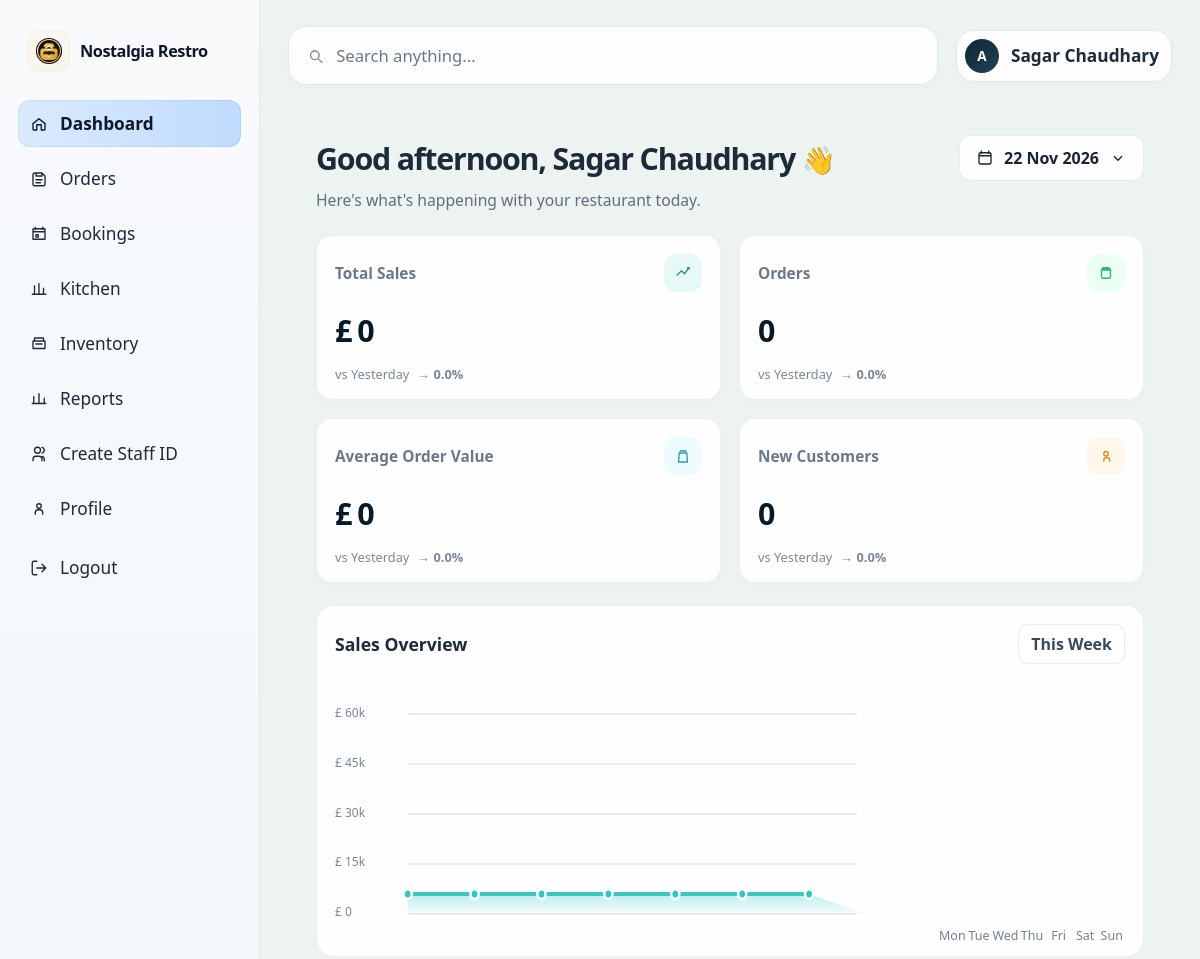
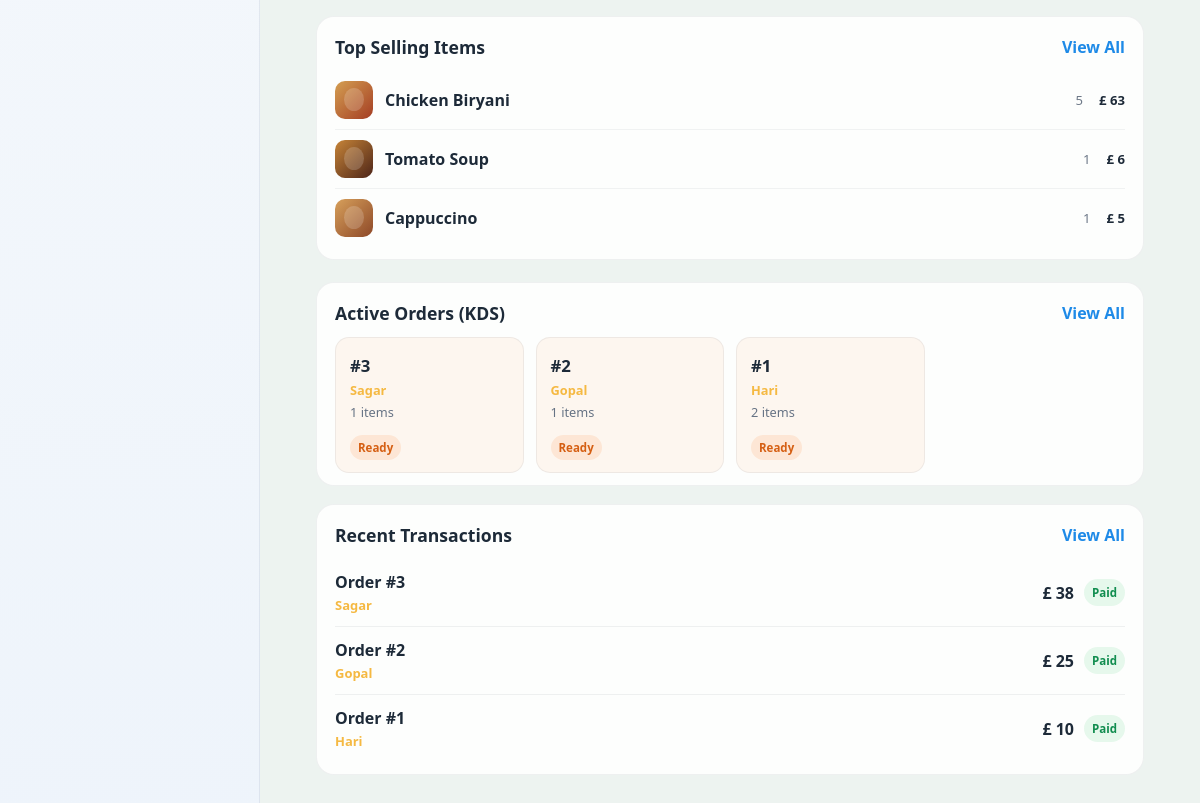
The page / (signed in) on the database its author committed (2 pictures, top to bottom).
### restaurant/models.py (models this page shows, shortened)
class CustomUser(AbstractUser):
    ROLE_CHOICES = [
        ("admin", "Admin"),
        ("manager", "Manager"),
        ("waiter", "Waiter"),
        ("cashier", "Cashier"),
        ("kitchen_staff", "Kitchen Staff"),
        ("inventory_staff", "Inventory Staff"),
    ]
    role = models.CharField(max_length=30, choices=ROLE_CHOICES, default="waiter")
    phone_number = models.CharField(max_length=20, blank=True, default="")
    profile_picture = models.ImageField(upload_to="profile_pictures/", blank=True)

class MenuItem(models.Model):
    CATEGORY_CHOICES = [
        ("indian", "Indian Cuisine"),
        ("nepali", "Nepali Cuisine"),
        ("british", "British Cuisine"),
        ("italian", "Italian Cuisine"),
        ("fast_food", "Fast Food & Starters"),
        ("dessert", "Desserts"),
        ("starter", "Starter"),
        ("main", "Main Course"),
        ("beverage", "Beverage"),
    ]
    name = models.CharField(max_length=100)
    description = models.TextField(blank=True)
    category = models.CharField(max_length=20, choices=CATEGORY_CHOICES, default="main")
    price = models.DecimalField(max_digits=8, decimal_places=2)
    is_available = models.BooleanField(default=True)
    class Meta:
        ordering = ["category", "name"]

class Order(models.Model):
    ORDER_TYPE_CHOICES = [
        ("dine_in", "Dine In"),
        ("takeaway", "Takeaway"),
    ]
    STATUS_CHOICES = [
        ("pending", "Pending"),
        ("preparing", "Preparing"),
        ("ready", "Ready"),
    ]
    customer_name = models.CharField(max_length=120, default="Walk-in Customer")
    order_type = models.CharField(max_length=20, choices=ORDER_TYPE_CHOICES, default="dine_in")
    table_number = models.PositiveIntegerField(null=True, blank=True)
    status = models.CharField(max_length=20, choices=STATUS_CHOICES, default="pending")
    notes = models.TextField(blank=True)
    created_at = models.DateTimeField(auto_now_add=True)
    total_amount = models.DecimalField(max_digits=10, decimal_places=2, default=0)
    class Meta:
        ordering = ["-created_at"]

class Payment(models.Model):
    METHOD_CHOICES = [
        ("cash", "Cash"),
        ("qr", "QR Payment"),
        ("card", "Card"),
    ]
    order = models.OneToOneField(Order, on_delete=models.CASCADE, related_name="payment")
    payment_method = models.CharField(max_length=20, choices=METHOD_CHOICES, default="cash")
    amount = models.DecimalField(max_digits=10, decimal_places=2)
    paid_at = models.DateTimeField(default=timezone.now)

### restaurant/views.py (the view)
        def wrapped_view(request, *args, **kwargs):
            if not request.user.is_authenticated:
                return redirect("login")
            if not request.user.is_active:
                return redirect("login")
            if roles and request.user.role not in roles:
                messages.warning(request, "You do not have permission to access that page.")
                return redirect("dashboard")
            return view_func(request, *args, **kwargs)

### restaurant/templates/restaurant/dashboard_admin.html (shortened to what this page needs)
{% extends 'restaurant/base.html' %}
{% load static %}
{% block content %}
  <main class="dashboard-body">
        <div class="dashboard-topline">
          {% now "G" as current_hour %}
          <h1>
            {% if current_hour|add:"0" < 12 %}
              Good morning,
            {% elif current_hour|add:"0" < 18 %}
              Good afternoon,
            {% else %}
              Good evening,
            {% endif %}
            {{ user.get_full_name|default:user.username }} <span>👋</span>
          </h1>
          <button class="date-pill" type="button">
            <svg viewBox="0 0 24 24" aria-hidden="true"><path d="M7 3v3M17 3v3M4 9h16M6 5h12a2 2 0 0 1 2 2v11a2 2 0 0 1-2 2H6a2 2 0 0 1-2-2V7a2 2 0 0 1 2-2Z"/></svg>
            {% now "d M Y" %}
            <svg viewBox="0 0 24 24" aria-hidden="true"><path d="m7 10 5 5 5-5"/></svg>
          </button>
        </div>
        <p class="subtitle">Here's what's happening with your restaurant today.</p>
        <section class="stats-grid" aria-label="Sales summary" data-stats-url="{% url 'dashboard_stats' %}">
          <article class="stat-card">
            <div class="card-head"><span>Total Sales</span><span class="mini-badge positive"><svg viewBox="0 0 24 24" aria-hidden="true"><path d="M4 15l6-6 4 4 6-8"/><path d="M18 5h2v2"/></svg></span></div>
            <div class="stat-number" data-stat-value="sales">£ {{ dashboard_stats.sales.value|floatformat:0 }}</div>
            <div class="stat-meta"><span>vs Yesterday</span><strong data-stat-change="sales" class="{{ dashboard_stats.sales.trend }}">{{ dashboard_stats.sales.label }}</strong></div>
          </article>
          <article class="stat-card">
            <div class="card-head"><span>Orders</span><span class="mini-badge green"><svg viewBox="0 0 24 24" aria-hidden="true"><path d="M6 7h12v10a2 2 0 0 1-2 2H8a2 2 0 0 1-2-2V7Zm2-2h8l1 3H7l1-3Z"/></svg></span></div>
            <div class="stat-number" data-stat-value="orders">{{ dashboard_stats.orders.value }}</div>
            <div class="stat-meta"><span>vs Yesterday</span><strong data-stat-change="orders" class="{{ dashboard_stats.orders.trend }}">{{ dashboard_stats.orders.label }}</strong></div>
          </article>
          <article class="stat-card">
            <div class="card-head"><span>Average Order Value</span><span class="mini-badge teal"><svg viewBox="0 0 24 24" aria-hidden="true"><path d="M7 8h10l1 12H6L7 8Zm3-3h4a2 2 0 0 1 2 2v1H8V7a2 2 0 0 1 2-2Z"/></svg></span></div>
            <div class="stat-number" data-stat-value="average_order_value">£ {{ dashboard_stats.average_order_value.value|floatformat:0 }}</div>
            <div class="stat-meta"><span>vs Yesterday</span><strong data-stat-change="average_order_value" class="{{ dashboard_stats.average_order_value.trend }}">{{ dashboard_stats.average_order_value.label }}</strong></div>
          </article>
          <article class="stat-card">
            <div class="card-head"><span>New Customers</span><span class="mini-badge amber"><svg viewBox="0 0 24 24" aria-hidden="true"><path d="M9 19v-1a4 4 0 0 1 4-4h0a4 4 0 0 1 4 4v1M9 9a3 3 0 1 1 6 0 3 3 0 0 1-6 0Z"/></svg></span></div>
            <div class="stat-number" data-stat-value="new_customers">{{ dashboard_stats.new_customers.value }}</div>
            <div class="stat-meta"><span>vs Yesterday</span><strong data-stat-change="new_customers" class="{{ dashboard_stats.new_customers.trend }}">{{ dashboard_stats.new_customers.label }}</strong></div>
          </article>
        </section>
        <section class="analytics-grid">
          <article class="panel sales-panel">
            <div class="panel-head"><h2>Sales Overview</h2><button type="button" class="dropdown-button">This Week</button></div>
            <div class="sales-chart" aria-label="Sales trend chart">
              <div class="y-axis-labels"><span>£ 60k</span><span>£ 45k</span><span>£ 30k</span><span>£ 15k</span><span>£ 0</span></div>
              <svg viewBox="0 0 620 260" preserveAspectRatio="none" role="img" aria-label="Weekly sales chart">
                <defs>
                  <linearGradient id="salesFill" x1="0" x2="0" y1="0" y2="1">
                    <stop offset="0%" stop-color="#67d9d9" stop-opacity="0.42"/>
                    <stop offset="100%" stop-color="#67d9d9" stop-opacity="0.06"/>
                  </linearGradient>
                </defs>
                <g class="chart-grid-lines">
                  <line x1="40" x2="590" y1="30" y2="30"/>
                  <line x1="40" x2="590" y1="80" y2="80"/>
                  <line x1="40" x2="590" y1="130" y2="130"/>
                  <line x1="40" x2="590" y1="180" y2="180"/>
                  <line x1="40" x2="590" y1="230" y2="230"/>
                </g>
                <path d="{{ chart_fill }}" fill="url(#salesFill)"/>
                <path d="{{ chart_line }}" fill="none" stroke="#3dc5c3" stroke-width="4" stroke-linecap="round" stroke-linejoin="round"/>
                <g class="chart-points">
                  {% for point in chart_points %}
                    <circle cx="{{ point.x }}" cy="{{ point.y }}" r="5"/>
                  {% endfor %}
                </g>
              </svg>
              <div class="x-axis-labels">
                {% for point in sales_data %}<span>{{ point.label }}</span>{% endfor %}
              </div>
            </div>
          </article>
          <article class="panel top-items-panel">
            <div class="panel-head"><h2>Top Selling Items</h2><a href="{% url 'top_selling_items' %}">View All</a></div>
            <ul class="top-items">
              {% for item in top_items %}
                <li>
                  <div class="food-name">
                    <span class="food-thumb {% cycle 'pizza' 'biryani' 'burger' 'pasta' 'dosa' %}"></span>
                    <span>{{ item.display_name }}</span>
                  </div>
                  <div class="food-metrics"><span>{{ item.quantity }}</span><strong>£ {{ item.revenue|floatformat:0 }}</strong></div>
                </li>
              {% empty %}
                <li><div class="food-name"><span>No sales yet</span></div></li>
              {% endfor %}
            </ul>
          </article>
        </section>
        <section class="bottom-grid">
          <article class="panel orders-panel">
            <div class="panel-head"><h2>Active Orders (KDS)</h2><a href="{% url 'active_orders' %}">View All</a></div>
            <div class="orders-row">
              {% for order in active_orders %}
                {% if order.status == 'pending' %}
                  <div class="order-card pending">
                {% elif order.status == 'preparing' %}
                  <div class="order-card preparing">
                {% else %}
                  <div class="order-card cooking">
                {% endif %}
                  <div class="order-number">#{{ order.pk }}</div>
                  <div class="order-meta"><a href="{% url 'profile' %}" class="customer-link">{{ order.customer_name }}</a></div>
                  <div class="order-meta">{{ order.items.count }} items</div>
                  <span class="order-status">{{ order.get_status_display }}</span>
                </div>
              {% empty %}
                <div class="order-card pending"><div class="order-number">#0</div><div class="order-meta">No active orders</div><div class="order-meta">0 items</div><span class="order-status">Pending</span></div>
              {% endfor %}
            </div>
          </article>
          <article class="panel transactions-panel">
            <div class="panel-head"><h2>Recent Transactions</h2><a href="{% url 'all_transactions' %}">View All</a></div>
            <ul class="transaction-list">
              {% for payment in recent_payments %}
                <li>
                  <div class="transaction-meta"><strong>Order #{{ payment.order.pk }}</strong><span><a href="{% url 'profile' %}" class="customer-link">{{ payment.order.customer_name }}</a></span></div>
                  <div class="transaction-amount">£ {{ payment.amount|floatformat:0 }}</div>
                  <span class="transaction-status paid">Paid</span>
                </li>
              {% empty %}
                <li><div class="transaction-meta"><strong>No transactions</strong><span>Waiting for payments</span></div><div class="transaction-amount">£ 0</div><span class="transaction-status paid">Paid</span></li>
              {% endfor %}
            </ul>
          </article>
        </section>
      </main>
  </main>
{% endblock %}

### restaurant/templates/restaurant/base.html (shortened to what this page needs)
{% load static %}
<!DOCTYPE html>
<html lang="en">
  <head>
    <link rel="stylesheet" href="{% static 'restaurant/styles.css' %}" />
  </head>
  <body class="{% if user.is_authenticated %}dashboard-shell{% endif %}{% block body_attrs %}{% endblock %}">
    <div class="app-shell">
      {% if user.is_authenticated %}
        <aside class="dashboard-sidebar">
          <div class="sidebar-brand">
            <div class="brand-mark">
              <img src="{% static 'restaurant/logo.svg' %}" alt="Nostalgia Restaurant logo" />
            </div>
            <div class="brand-name">Nostalgia Restro</div>
          </div>
          <nav class="sidebar-nav" aria-label="Sidebar navigation">
            <a class="nav-item {% if request.path == '/' or request.path == '/dashboard/' %}active{% endif %}" href="{% url 'dashboard' %}"><span class="icon-wrap"><svg viewBox="0 0 24 24" aria-hidden="true"><path d="M4 11.5L12 5l8 6.5V19a1 1 0 0 1-1 1h-4v-7H9v7H5a1 1 0 0 1-1-1v-7.5Z"/></svg></span>Dashboard</a>
            <a class="nav-item {% if request.path == '/orders/' %}active{% endif %}" href="{% url 'orders' %}"><span class="icon-wrap"><svg viewBox="0 0 24 24" aria-hidden="true"><path d="M8 4h8l4 4v11a2 2 0 0 1-2 2H6a2 2 0 0 1-2-2V6a2 2 0 0 1 2-2h2Zm0 0v4h8V4M8 13h8M8 17h6"/></svg></span>Orders</a>
            <a class="nav-item {% if request.path == '/bookings/' %}active{% endif %}" href="{% url 'bookings' %}"><span class="icon-wrap"><svg viewBox="0 0 24 24" aria-hidden="true"><path d="M7 3v3m10-3v3M4 9h16M5 5h14a1 1 0 0 1 1 1v13H4V6a1 1 0 0 1 1-1Zm3 8h3v3H8z"/></svg></span>Bookings</a>
            <a class="nav-item {% if request.path == '/kitchen/' %}active{% endif %}" href="{% url 'kitchen' %}"><span class="icon-wrap"><svg viewBox="0 0 24 24" aria-hidden="true"><path d="M6 19V8m6 11V5m6 14v-8M3 19h18"/></svg></span>Kitchen</a>
            <a class="nav-item {% if request.path == '/inventory/' %}active{% endif %}" href="{% url 'inventory' %}"><span class="icon-wrap"><svg viewBox="0 0 24 24" aria-hidden="true"><path d="M4 8h16v10H4zm2-4h12v4H6zM8 12h8"/></svg></span>Inventory</a>
            <a class="nav-item {% if request.path == '/reports/' %}active{% endif %}" href="{% url 'reports' %}"><span class="icon-wrap"><svg viewBox="0 0 24 24" aria-hidden="true"><path d="M5 18V9m7 9V5m7 13v-7M3 18h18"/></svg></span>Reports</a>
            <a class="nav-item {% if request.path == '/staff/create/' %}active{% endif %}" href="{% url 'staff_create' %}"><span class="icon-wrap"><svg viewBox="0 0 24 24" aria-hidden="true"><path d="M16 21v-2a4 4 0 0 0-4-4H8a4 4 0 0 0-4 4v2M10 11a4 4 0 1 0 0-8 4 4 0 0 0 0 8Zm9 10v-2a4 4 0 0 0-3-3.87M16 3.13a4 4 0 0 1 0 7.75"/></svg></span>Create Staff ID</a>
            <a class="nav-item {% if request.path == '/profile/' %}active{% endif %}" href="{% url 'profile' %}"><span class="icon-wrap"><svg viewBox="0 0 24 24" aria-hidden="true"><path d="M7 19v-2a4 4 0 0 1 4-4h2a4 4 0 0 1 4 4v2M12 11a3 3 0 1 0 0-6 3 3 0 0 0 0 6Z"/></svg></span>Profile</a>
            <form method="post" action="{% url 'logout' %}" class="sidebar-logout-form">
              <button type="submit" class="nav-item nav-item-button"><span class="icon-wrap"><svg viewBox="0 0 24 24" aria-hidden="true"><path d="M9 21H5a2 2 0 0 1-2-2V5a2 2 0 0 1 2-2h4M16 17l5-5-5-5M21 12H9"/></svg></span>Logout</button>
            </form>
          </nav>
        </aside>
      {% endif %}
      <div class="dashboard-main-panel">
        {% if user.is_authenticated %}
          <header class="dashboard-header">
            <form class="search-strip" role="search" method="get" action="{% url 'dashboard' %}">
              <svg viewBox="0 0 24 24" aria-hidden="true"><circle cx="11" cy="11" r="6"/><path d="M16 16l5 5"/></svg>
              <input type="search" name="q" value="{{ request.GET.q|default:'' }}" placeholder="Search anything..." aria-label="Search dashboard" />
            </form>
            <div class="profile-pill">
              <div class="profile-avatar">
                {% if user.profile_picture %}
                  <img src="{{ user.profile_picture.url }}" alt="{{ user.get_full_name|default:user.username }}" />
                {% else %}
                  {{ user.username|first|upper|default:'A' }}
                {% endif %}
              </div>
              <div class="profile-copy"><span class="role-label">{{ user.get_full_name|default:user.username }}</span></div>
            </div>
          </header>
        {% endif %}
        <main class="{% if user.is_authenticated %}dashboard-body{% else %}container{% endif %}">
          <div class="page-frame">
            {% block content %}{% endblock %}
          </div>
      </div>
  </body>
</html>

### rows shown on the page
CustomUser: username|first "A", get_full_name "Sagar Chaudhary"
MenuItem: display_name "Chicken Biryani", quantity "5", revenue "63"
MenuItem: display_name "Tomato Soup", quantity "1", revenue "6"
MenuItem: display_name "Cappuccino", quantity "1", revenue "5"
Order: pk "3", customer_name "Sagar", items.count "1", status "Ready"
Order: pk "2", customer_name "Gopal", items.count "1", status "Ready"
Order: pk "1", customer_name "Hari", items.count "2", status "Ready"
Payment: order.pk "3", order.customer_name "Sagar", amount "38"
Payment: order.pk "2", order.customer_name "Gopal", amount "25"
Payment: order.pk "1", order.customer_name "Hari", amount "10"

### other values the page prints
{{ dashboard_stats.sales.value|floatformat:0 }} "0"
{{ dashboard_stats.sales.label }} "→ 0.0%"
{{ dashboard_stats.orders.value }} "0"
{{ dashboard_stats.orders.label }} "→ 0.0%"
{{ dashboard_stats.average_order_value.value|floatformat:0 }} "0"
{{ dashboard_stats.average_order_value.label }} "→ 0.0%"
{{ dashboard_stats.new_customers.value }} "0"
{{ dashboard_stats.new_customers.label }} "→ 0.0%"
{{ point.label }} "Mon" "Tue" "Wed" "Thu" "Fri" "Sat" "Sun"
